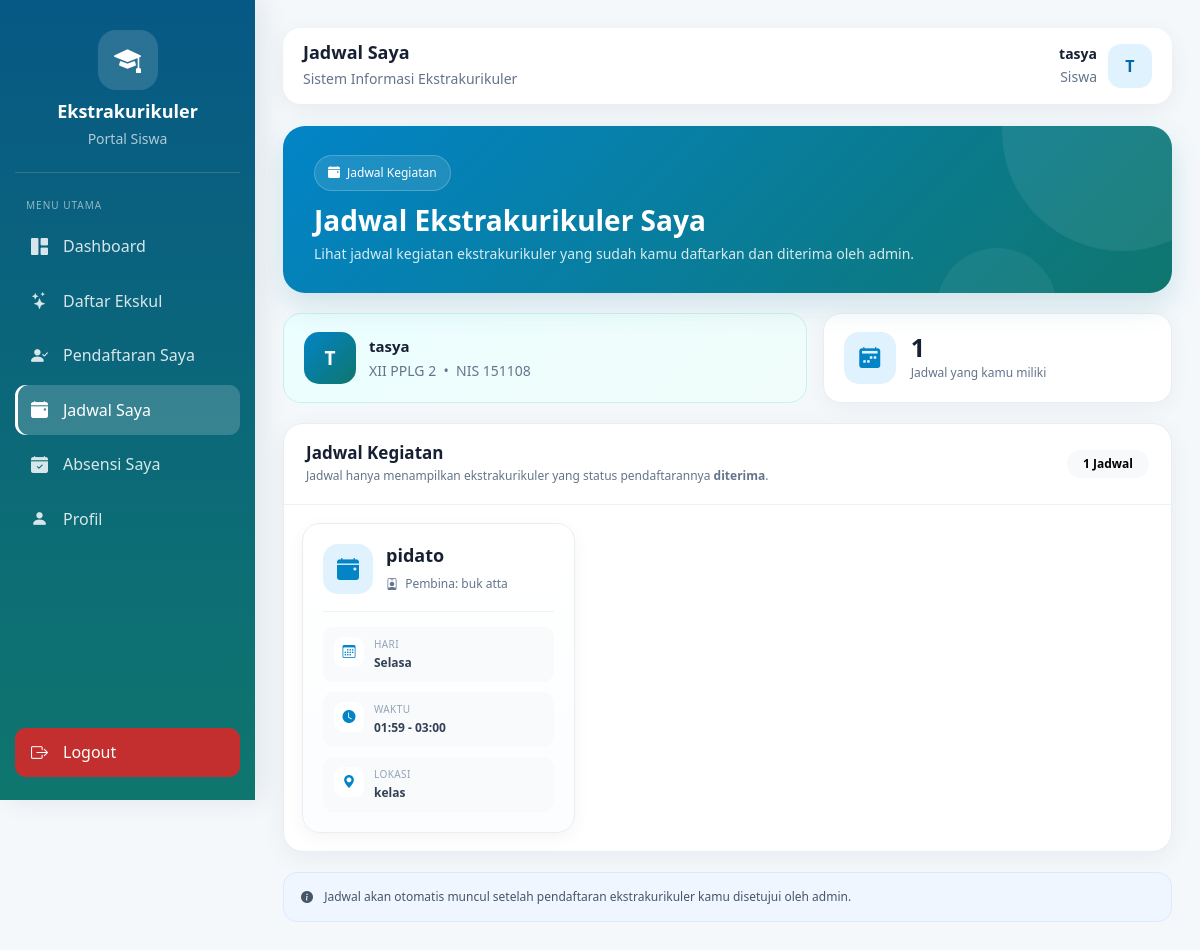
Page /user/jadwal_saya.php (signed in) on the committed database.
### tables this page shows
CREATE TABLE `siswa` (
  `id` int(11) NOT NULL,
  `nama_siswa` varchar(100) NOT NULL,
  `username` varchar(50) NOT NULL,
  `password` varchar(255) NOT NULL,
  `user_id` int(11) NOT NULL,
  `nis` varchar(30) DEFAULT NULL,
  `kelas` varchar(50) DEFAULT NULL,
  `jenis_kelamin` varchar(20) DEFAULT NULL,
  `alamat` text DEFAULT NULL
);

CREATE TABLE `jadwal` (
  `id` int(11) NOT NULL,
  `ekskul_id` int(11) NOT NULL,
  `hari` varchar(20) NOT NULL,
  `jam_mulai` time NOT NULL,
  `jam_selesai` time NOT NULL,
  `jam` varchar(20) NOT NULL,
  `lokasi` varchar(100) NOT NULL
);

CREATE TABLE `ekstrakurikuler` (
  `id` int(11) NOT NULL,
  `nama_ekskul` varchar(100) NOT NULL,
  `deskripsi` text DEFAULT NULL,
  `pembina` varchar(100) DEFAULT NULL,
  `jadwal` varchar(100) DEFAULT NULL,
  `lokasi` varchar(100) DEFAULT NULL,
  `created_at` timestamp NOT NULL DEFAULT current_timestamp()
);

### user/jadwal_saya.php (the view, shortened to what this page needs)
<?php
require_once __DIR__ . "/../config/config.php";
$user_id = (int) $_SESSION['id'];
$nama_user = $_SESSION['nama'] ?? "Siswa";
$stmtSiswa = mysqli_prepare(
    $conn,
    "SELECT id, user_id, nama_siswa, nis, kelas
     FROM siswa
     WHERE user_id = ?
     LIMIT 1"
);
$siswa = null;
if ($stmtSiswa) {
    mysqli_stmt_bind_param($stmtSiswa, "i", $user_id);
    mysqli_stmt_execute($stmtSiswa);
    $hasilSiswa = mysqli_stmt_get_result($stmtSiswa);
    $siswa = mysqli_fetch_assoc($hasilSiswa) ?: null;
}
$siswa_id = $siswa ? (int) $siswa['id'] : 0;
$namaTampilan = $siswa['nama_siswa'] ?? $nama_user;
$inisial = strtoupper(substr(trim($namaTampilan), 0, 1));
$inisial = $inisial !== '' ? $inisial : 'S';
$jadwalSaya = [];
if ($siswa_id > 0) {
    $stmtJadwal = mysqli_prepare(
        $conn,
        "SELECT
            j.id,
            j.ekskul_id,
            j.hari,
            j.jam_mulai,
            j.jam_selesai,
            j.lokasi,
            e.nama_ekskul,
            e.pembina
         FROM pendaftaran p
         INNER JOIN jadwal j
            ON p.ekskul_id = j.ekskul_id
         INNER JOIN ekstrakurikuler e
            ON j.ekskul_id = e.id
         WHERE p.siswa_id = ?
           AND p.status = 'diterima'
         ORDER BY
            FIELD(
                j.hari,
                'Senin',
                'Selasa',
                'Rabu',
                'Kamis',
                'Jumat',
                'Sabtu',
                'Minggu'
            ),
            j.jam_mulai ASC"
    );
    if ($stmtJadwal) {
        mysqli_stmt_bind_param($stmtJadwal, "i", $siswa_id);
        mysqli_stmt_execute($stmtJadwal);
        $hasilJadwal = mysqli_stmt_get_result($stmtJadwal);
        while ($row = mysqli_fetch_assoc($hasilJadwal)) {
            $jadwalSaya[] = $row;
        }
    }
}
$totalJadwal = count($jadwalSaya);
?>
<!DOCTYPE html>
<html lang="id">
<head>
<link href="https://cdn.jsdelivr.net/npm/bootstrap@5.3.3/dist/css/bootstrap.min.css" rel="stylesheet">
<link href="https://cdn.jsdelivr.net/npm/bootstrap-icons@1.11.3/font/bootstrap-icons.css" rel="stylesheet">
</head>
<body>
<div class="sidebar">
    <div class="brand">
        <div class="brand-icon"><i class="bi bi-mortarboard-fill"></i></div>
        <h4>Ekstrakurikuler</h4>
        <small>Portal Siswa</small>
    </div>
    <div class="menu-title">Menu Utama</div>
    <a href="dashboard_user.php">
        <i class="bi bi-grid-1x2-fill"></i>
        <span>Dashboard</span>
    </a>
    <a href="daftar_ekskul.php">
        <i class="bi bi-stars"></i>
        <span>Daftar Ekskul</span>
    </a>
    <a href="pendaftaran_saya.php">
        <i class="bi bi-person-check-fill"></i>
        <span>Pendaftaran Saya</span>
    </a>
    <a href="jadwal_saya.php" class="active">
        <i class="bi bi-calendar-event-fill"></i>
        <span>Jadwal Saya</span>
    </a>
    <a href="absensi_saya.php">
        <i class="bi bi-calendar-check-fill"></i>
        <span>Absensi Saya</span>
    </a>
    <a href="profil.php">
        <i class="bi bi-person-fill"></i>
        <span>Profil</span>
    </a>
    <div class="logout">
        <a href="../logout.php">
            <i class="bi bi-box-arrow-right"></i>
            <span>Logout</span>
        </a>
    </div>
</div>
<div class="content">
    <div class="topbar">
        <div class="topbar-title">
            <h5>Jadwal Saya</h5>
            <small>Sistem Informasi Ekstrakurikuler</small>
        </div>
        <div class="user-area">
            <div class="user-info">
                <strong><?= htmlspecialchars($namaTampilan); ?></strong>
                <small>Siswa</small>
            </div>
            <div class="avatar"><?= htmlspecialchars($inisial); ?></div>
        </div>
    </div>
    <div class="page-header">
        <div class="page-header-content">
            <div class="page-badge">
                <i class="bi bi-calendar-event-fill"></i>
                Jadwal Kegiatan
            </div>
            <h2>Jadwal Ekstrakurikuler Saya</h2>
            <p>Lihat jadwal kegiatan ekstrakurikuler yang sudah kamu daftarkan dan diterima oleh admin.</p>
        </div>
    </div>
    <div class="summary-row">
        <div class="profile-mini">
            <div class="profile-mini-head">
                <div class="profile-mini-avatar"><?= htmlspecialchars($inisial); ?></div>
                <div>
                    <strong><?= htmlspecialchars($namaTampilan); ?></strong>
                    <small>
                        <?= !empty($siswa['kelas']) ? htmlspecialchars($siswa['kelas']) : 'Siswa'; ?>
                        <?php if (!empty($siswa['nis'])): ?>
                            &nbsp;•&nbsp; NIS <?= htmlspecialchars($siswa['nis']); ?>
                        <?php endif; ?>
                    </small>
                </div>
            </div>
        </div>
        <div class="total-card">
            <div class="total-icon"><i class="bi bi-calendar2-week-fill"></i></div>
            <div>
                <div class="total-number"><?= $totalJadwal; ?></div>
                <div class="total-label">Jadwal yang kamu miliki</div>
            </div>
        </div>
    </div>
    <div class="section-card">
        <div class="section-head">
            <div>
                <h5>Jadwal Kegiatan</h5>
                <p>Jadwal hanya menampilkan ekstrakurikuler yang status pendaftarannya <strong>diterima</strong>.</p>
            </div>
            <span class="badge rounded-pill text-bg-light px-3 py-2">
                <?= $totalJadwal; ?> Jadwal
            </span>
        </div>
        <div class="schedule-list">
            <?php if ($totalJadwal > 0): ?>
                <div class="row g-3">
                    <?php foreach ($jadwalSaya as $jadwal): ?>
                        <div class="col-xl-4 col-md-6">
                            <div class="schedule-card">
                                <div class="schedule-top">
                                    <div class="schedule-icon">
                                        <i class="bi bi-calendar-event-fill"></i>
                                    </div>
                                    <div class="schedule-title">
                                        <h5><?= htmlspecialchars($jadwal['nama_ekskul'] ?? '-'); ?></h5>
                                        <small>
                                            <i class="bi bi-person-badge me-1"></i>
                                            Pembina: <?= htmlspecialchars($jadwal['pembina'] ?? '-'); ?>
                                        </small>
                                    </div>
                                </div>
                                <div class="schedule-divider"></div>
                                <div class="schedule-meta">
                                    <div class="meta-item">
                                        <div class="meta-icon"><i class="bi bi-calendar3"></i></div>
                                        <div class="meta-text">
                                            <small>Hari</small>
                                            <strong><?= htmlspecialchars($jadwal['hari'] ?? '-'); ?></strong>
                                        </div>
                                    </div>
                                    <div class="meta-item">
                                        <div class="meta-icon"><i class="bi bi-clock-fill"></i></div>
                                        <div class="meta-text">
                                            <small>Waktu</small>
                                            <strong>
                                                <?= htmlspecialchars(substr($jadwal['jam_mulai'] ?? '', 0, 5)); ?>
                                                -
                                                <?= htmlspecialchars(substr($jadwal['jam_selesai'] ?? '', 0, 5)); ?>
                                            </strong>
                                        </div>
                                    </div>
                                    <div class="meta-item">
                                        <div class="meta-icon"><i class="bi bi-geo-alt-fill"></i></div>
                                        <div class="meta-text">
                                            <small>Lokasi</small>
                                            <strong><?= htmlspecialchars($jadwal['lokasi'] ?? '-'); ?></strong>
                                        </div>
                                    </div>
                                </div>
                            </div>
                        </div>
                    <?php endforeach; ?>
                </div>
            <?php endif; ?>
        </div>
    </div>
    <div class="info-bar">
        <i class="bi bi-info-circle-fill me-2"></i>
        Jadwal akan otomatis muncul setelah pendaftaran ekstrakurikuler kamu disetujui oleh admin.
    </div>
</div>
</body>
</html>

### rows in the picture
siswa: nama_siswa "tasya", nama_siswa "T", kelas "XII PPLG 2", nis "151108"
jadwal: ekskul.nama_ekskul "pidato", ekskul.pembina "buk atta", hari "Selasa", jam_mulai "01:59", jam_selesai "03:00", lokasi "kelas"

### other values in the picture
$totalJadwal "1"
